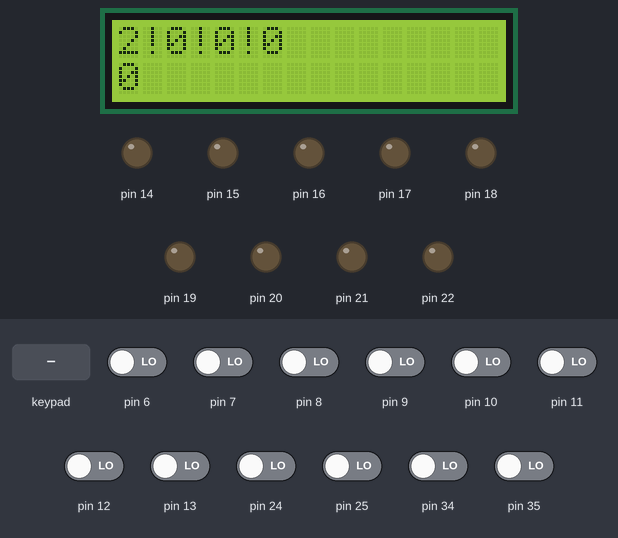
The sketch below on a simulated Arduino Mega 2560, built with avr-gcc and run on an emulated ATmega2560. Shown: 16×2 character LCD, output pins drawn as LEDs (lit = HIGH). The inputs (shaded band) are chosen by the test bench; at power-on: pin 6–13, pin 24, pin 25, pin 34, pin 35 LOW.

Above: at 1.2 s.
1.3 s: keypad keys 4 5 4 9 5 1 3 9 # pressed 1.375 s apart
At 4.0 s:
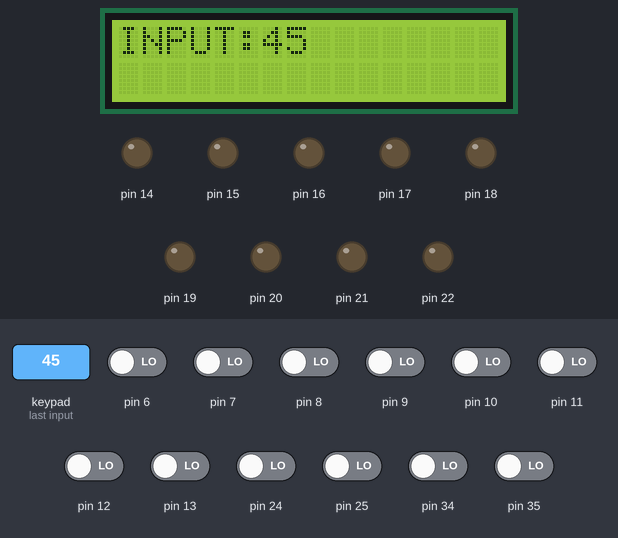
15.1 s: key '1' pressed
At 16.7 s:
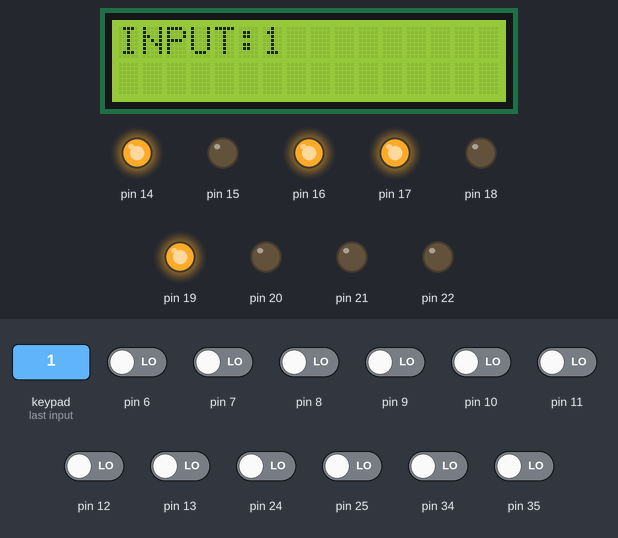
17.0 s: key '#' pressed
At 17.9 s:
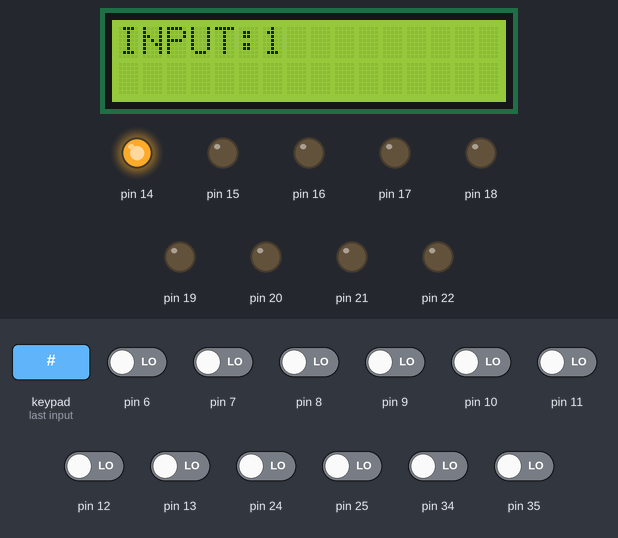
21.1 s: keypad keys 4 7 4 3 4 1 # pressed 1.375 s apart
At 30.2 s:
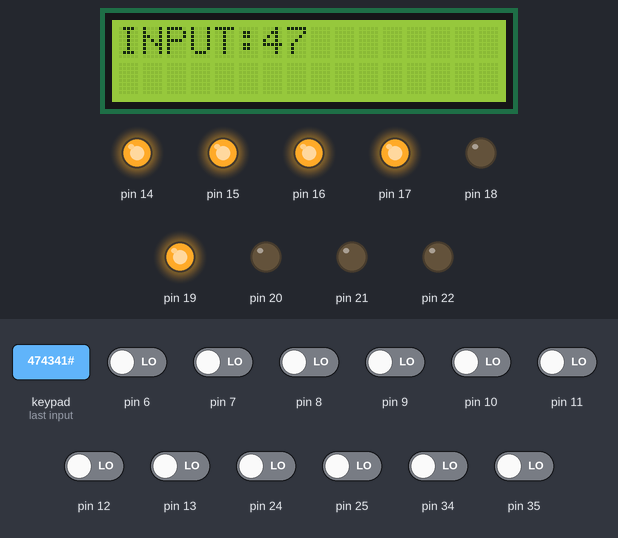
32.9 s: keypad keys 1 3 9 7 2 2 2 2 # pressed 1.375 s apart
At 44.8 s:
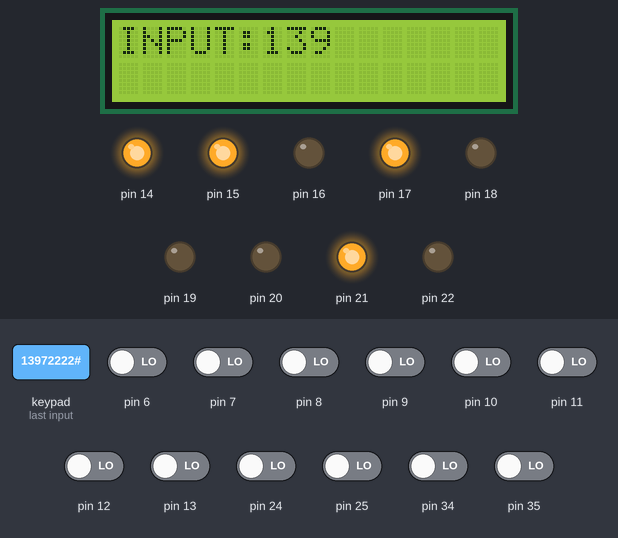
47.5 s: key '2' pressed
At 48.6 s:
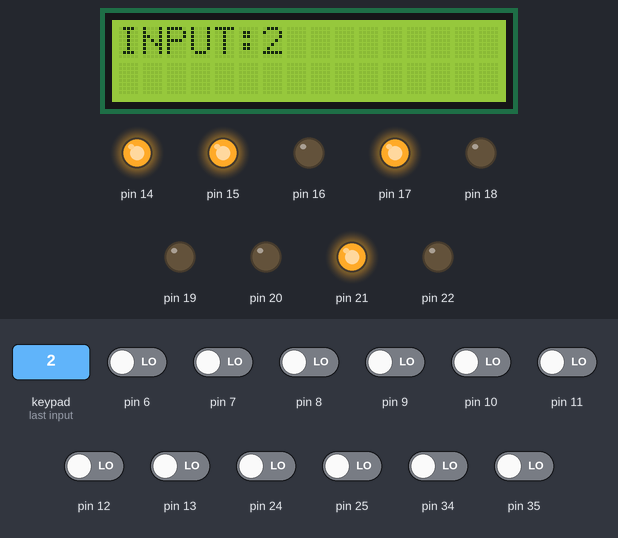
Timing chart, 0 to 50.5 s (numbered marks = the images above; inputs shaded):
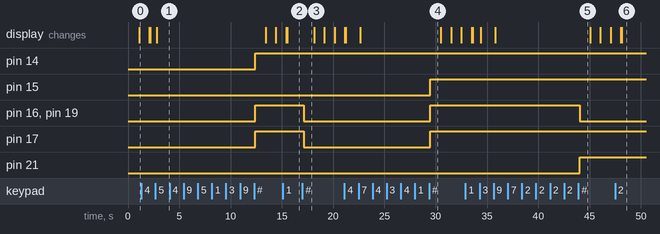

The sketch:

merge.ino
```cpp
/*
 The circuit connections:
 * LCD RS pin to digital pin 12
 * LCD Enable pin to digital pin 11
 * LCD DB4 pin to digital pin 5
 * LCD DB5 pin to digital pin 4
 * LCD DB6 pin to digital pin 3
 * LCD DB7 pin to digital pin 2
 * LCD R/W pin to ground
 * 10K resistor:
 * ends to +5V and ground
 * wiper to LCD VO pin (pin 3)
*/

// include the library code:
#include <LiquidCrystal.h>
#include <Keypad.h>

#define SUBMIT -1
#define NOTHING -2
#define CANCEL -3

// initialize the library by associating any needed LCD interface pin
// with the arduino pin number it is connected to
const int rs = 31, en = 30, d4 = 5, d5 = 4, d6 = 3, d7 = 2;
LiquidCrystal lcd(rs, en, d4, d5, d6, d7);


const byte ROWS = 4;
const byte COLS = 3;
char hexaKeys[ROWS][COLS] = {
  {'1', '2', '3'},
  {'4', '5', '6'},
  {'7', '8', '9'},
  {'*', '0', '#'}
};
byte rowPins[ROWS] = {45, 49, 51, 39};
byte colPins[COLS] = {47, 43, 41};
Keypad customKeypad = Keypad(makeKeymap(hexaKeys), rowPins, colPins, ROWS, COLS);


int number_to_display = 0, input = 0, num = 0, reset_pin = 27;
int counter[4] = {0,0,0,0};

void setup() {
  // set up the LCD's number of columns and rows:
  lcd.begin(16, 2);
  lcd.clear();
  lcd.setCursor(0,0);

  // pins for sending data to FPGA
  pinMode(14, OUTPUT);
  pinMode(15, OUTPUT);
  pinMode(16, OUTPUT);
  pinMode(17, OUTPUT);
  pinMode(18, OUTPUT);
  pinMode(19, OUTPUT);
  pinMode(20, OUTPUT);
  pinMode(21, OUTPUT);
  pinMode(22, OUTPUT);

  // set reset pin to low
  digitalWrite(reset_pin, LOW);
}


void loop() {
   lcd.clear();

   // get input from keypad
   input = get_input();

   // if valid input
   if (input > 0) {
      counter[0] = 0;
      counter[1] = 0;
      counter[2] = 0;
      counter[3] = 0;
      seed(input);
   }
   else {
      // get number from FPGA
      number_to_display = get_number();

      // display counter stats
      lcd.setCursor(0, 0);
      lcd.print(counter[0]);
      lcd.print('!');
      lcd.print(counter[1]);
      lcd.print('!');
      lcd.print(counter[2]);
      lcd.print('!');
      lcd.print(counter[3]);

      // display generated random number
      lcd.setCursor(0, 1);
      lcd.print(number_to_display);

      delay(1000);
   }
}

// gets input from FPGA
int get_number() {
  int sig = digitalRead(34) + 2*digitalRead(35);
  counter[sig]++;

  return (1*digitalRead(6) +
          2*digitalRead(7) +
          4*digitalRead(8) +
          8*digitalRead(9) +
          16*digitalRead(10) +
          32*digitalRead(11) +
          64*digitalRead(12) +
          128*digitalRead(13) +
          256*digitalRead(24) +
          512*digitalRead(25));
}


// gets input from Keypad
int get_num() {
  char customKey = customKeypad.getKey();

  switch (customKey) {
      case '0':
          return 0;
      case '1':
          return 1;
      case '2':
          return 2;
      case '3':
          return 3;
      case '4':
          return 4;
      case '5':
          return 5;
      case '6':
          return 6;
      case '7':
          return 7;
      case '8':
          return 8;
      case '9':
          return 9;
      case '*':
          return CANCEL;
      case '#':
          return SUBMIT;
  }

  return NOTHING;
}


int get_input() {
    num = get_num();
    if (num <= 0) {
        return NOTHING;
    }

    delay(100);
    input = 0;
    lcd.setCursor(0, 0);
    lcd.print("INPUT:");
    while (num == NOTHING || num >= 0) {
        if (num != NOTHING) {
            // max seed is 255
            if (10*input + num <= 255) {
               input = 10*input + num;
               lcd.print(num);
            }
        }

        num = get_num();
        delay(100);
    }

    if (num == SUBMIT) {
        return input;
    }

    return CANCEL;
}

// send seed value to FPGA
void seed(int val) {
    digitalWrite(14, val%2);
    val = (val) >> 1;
    digitalWrite(15, val%2);
    val = (val) >> 1;
    digitalWrite(16, val%2);
    val = (val) >> 1;
    digitalWrite(17, val%2);
    val = (val) >> 1;
    digitalWrite(18, val%2);
    val = (val) >> 1;
    digitalWrite(19, val%2);
    val = (val) >> 1;
    digitalWrite(20, val%2);
    val = (val) >> 1;
    digitalWrite(21, val%2);

    digitalWrite(reset_pin, 1);
    delay(1000);
    digitalWrite(reset_pin, 0);
}
```

Measured:
- after the input at 1.3 s, pin 14, pin 16, pin 17, pin 19: LOW → HIGH after 11.1 s; the display: first changes after 0.78 s (image 1 shows a later state)
- after the input at 15.1 s, the display: first changes after 0.33 s (image 2 shows a later state)
- after the input at 17.0 s, pin 16, pin 17, pin 19: HIGH → LOW after 0.14 s
- after the input at 21.1 s, pin 15–17, pin 19: LOW → HIGH after 8.4 s; the display: first changes after 0.05 s (image 4 shows a later state)
- after the input at 32.9 s, pin 16, pin 19: HIGH → LOW after 11.1 s; pin 21: LOW → HIGH after 11.1 s; the display: first changes after 0.60 s (image 5 shows a later state)
- after the input at 47.5 s, the display: first changes after 0.56 s (image 6 shows a later state)
